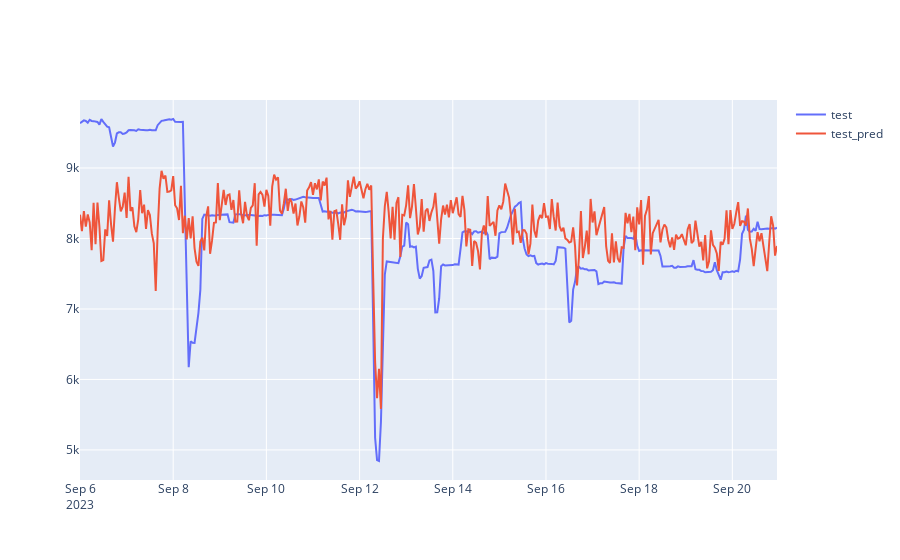

This figure's notebook cell:
### Code cell
fig = go.Figure()
fig.add_trace(go.Scatter(x=y_test.index, y=y_test, mode='lines', name='test'))
fig.add_trace(go.Scatter(x=y_test.index, y=y_test_pred, mode='lines', name='test_pred'))
fig.show()

### Figure 1 — Plotly figure (JSON) as saved in the notebook; plotly's stock layout.template omitted (floating-point values rounded to 4 significant figures; data arrays with more than 128 entries replaced by an {"elided": "..."} marker saying what was removed)
{"data": [{"mode": "lines", "name": "test", "type": "scatter", "x": {"elided": "360 str values"}, "y": {"elided": "360 float values"}}, {"mode": "lines", "name": "test_pred", "type": "scatter", "x": {"elided": "360 str values"}, "y": {"elided": "360 float values"}}], "layout": {}}
